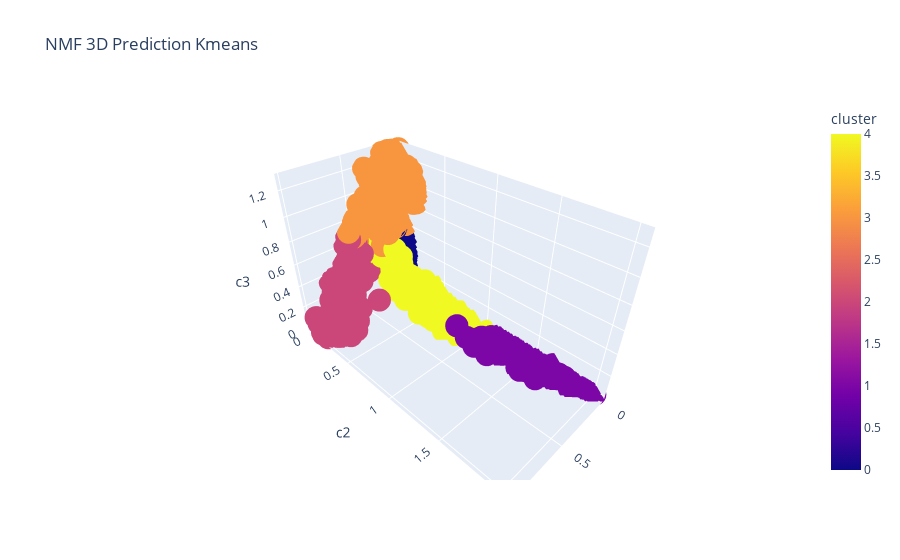

Here is the notebook cell this chart was saved with:
### Code cell
import plotly.express as px
fig = px.scatter_3d(
    W_df, x='x1', y='x2', z='x3', color=W_df['cluster'],
    labels={'x1': 'c1', 'x2': 'c2', 'x3': 'c3'}, title='NMF 3D Prediction Kmeans'
)
fig.show()

### Figure 1 — Plotly figure (JSON) as saved in the notebook; plotly's stock layout.template omitted (floating-point values rounded to 4 significant figures; data arrays with more than 128 entries replaced by an {"elided": "..."} marker saying what was removed)
{"data": [{"hovertemplate": "c1=%{x}<br>c2=%{y}<br>c3=%{z}<br>cluster=%{marker.color}<extra></extra>", "legendgroup": "", "marker": {"color": {"elided": "1725 int values"}, "coloraxis": "coloraxis", "symbol": "circle"}, "mode": "markers", "name": "", "scene": "scene", "showlegend": false, "type": "scatter3d", "x": {"elided": "1725 float values"}, "y": {"elided": "1725 float values"}, "z": {"elided": "1725 float values"}}], "layout": {"coloraxis": {"colorbar": {"title": {"text": "cluster"}}, "colorscale": [[0, "#0d0887"], [0.1111, "#46039f"], [0.2222, "#7201a8"], [0.3333, "#9c179e"], [0.4444, "#bd3786"], [0.5556, "#d8576b"], [0.6667, "#ed7953"], [0.7778, "#fb9f3a"], [0.8889, "#fdca26"], [1, "#f0f921"]]}, "legend": {"tracegroupgap": 0}, "scene": {"domain": {"x": [0, 1], "y": [0, 1]}, "xaxis": {"title": {"text": "c1"}}, "yaxis": {"title": {"text": "c2"}}, "zaxis": {"title": {"text": "c3"}}}, "title": {"text": "NMF 3D Prediction Kmeans"}}}
